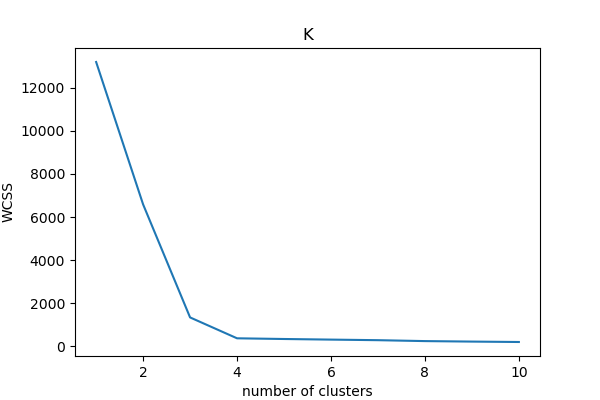

Generate this figure with Python:
"""c15_7.py"""

import matplotlib.pyplot as plt
from sklearn.cluster import KMeans
from sklearn.datasets import make_blobs

x, y = make_blobs(  # pylint: disable=unbalanced-tuple-unpacking
    n_samples=200,
    centers=4,
    cluster_std=1.00,
    random_state=42)

inertia = []
for i in range(1, 11):
    kmeans = KMeans(n_clusters=i, init='k-means++', random_state=42)
    kmeans.fit(x)
    inertia.append(kmeans.inertia_)

plt.figure(figsize=(6, 4))
plt.plot(range(1, 11), inertia)
plt.title('K')
plt.xlabel('number of clusters')
plt.ylabel('WCSS')
# plt.show()
plt.savefig("c15_7.png")
